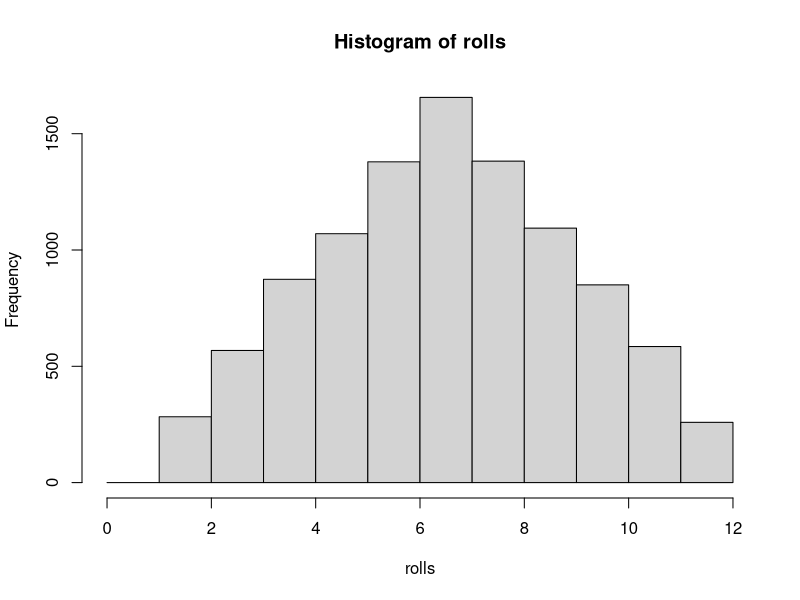
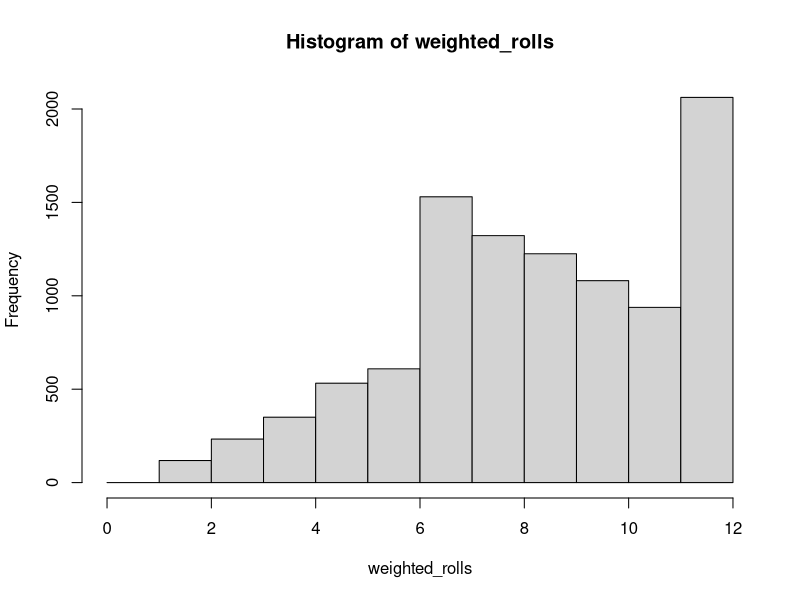

These charts were generated, in order, by the following R code: (Note: this script raises an error after producing the figures.)
## ---- chunk 1
knitr::opts_chunk$set(echo = TRUE)
die <- c(1:6)
## ---- chunk 2
roll <- function(){
  die <- 1:6
  dice <- sample(die, size = 2, replace = T)
  sum(dice)
}
roll()
## ---- chunk 3
roll2 <- function(sides){
  dice <- sample(x = sides, size = 1)
  dice
}
roll2(1:20)
## ---- chunk 4
weighted_roll <- function(){
  die <- 1:6
  dice = sample(die, size = 2 , replace = T, prob = c(1/8,1/8,1/8,1/8,1/8,4/8))
  sum(dice)
}
weighted_roll()
## ---- chunk 5
rolls <- replicate(n = 10000, expr = roll())
hist(x = rolls, breaks = c(0:12))
weighted_rolls <- replicate(n = 10000, expr = weighted_roll())
hist(x = weighted_rolls, breaks = c(0:12))
## ---- chunk 6
sample(1:6, 2, c(1,1,1,1,2,2))
## ---- chunk 7
4.5
is.vector(4.5)
## ---- chunk 8
my_vector <- c(1,"one",TRUE)
my_vector

my_list <- list(1, "one", TRUE)
my_list
## ---- chunk 9
big_list <- list(1:12, "2020", list("january", 2:8))
big_list
## ---- chunk 10
instructor <- list("Ha", 24)
students <- list(list("Alex", 20), list("Dave", 21))
stat385 <- list(instructor, students)
stat385
## ---- chunk 11
big_list[1]

big_list[[1]]
## ---- chunk 12
big_list[[3]]

big_list[[3]][1]
## ---- chunk 13
stat385[[2]][[1]]

stat385[[2]][[1]][[1]]
## ---- chunk 14
stat385[[1]][[2]]
## ---- chunk 15
m <- matrix(data = die, nrow = 2)
m
## ---- chunk 16
m <- matrix(data = die, nrow = 2, byrow = T)
m
## ---- chunk 17
m 

m[1,2]

m [2, 3]

m[1, ]

m[, 3]
## ---- chunk 18
m[1:2,1:2]
## ---- chunk 19
my_array <- array(data = 1:12, dim = c(2,6))
my_array
## ---- chunk 20
my_array <- array(data = 1:12, dim = c(2,2,3))
my_array
## ---- chunk 21
my_array[1,1,1]
my_array[,,1]
my_array[,1,1]
## ---- chunk 22
roll_dice <- function(){
  die <- 1:6
  dice <- sample(die, size = 6, replace = T)
  mean(dice)
}
roll_dice()
## ---- chunk 23
average_dice <- replicate(n = 100000, expr = roll_dice())
hist(x = average_dice, breaks = seq(from = 0, to = 6, by = 0.5))
## ---- chunk 24
roll_two <- function(red, green){
  if(missing(red)){
    red = 6
  }
  if(missing(green)){
    green = 6
  }
  red_die <- 1:red 
  green_die <- 1:green
  red_roll <- sample(red_die, 1)
  green_roll <- sample(green_die, 1)
  out <- list(red_roll, green_roll, red_roll >= green_roll)
  print(out)
}
roll_two()
## ---- chunk 25
instructor <- list("Ha", 24)
students <- list(list("Alex", 20), list("Dave", 21))
stat385 <- list(instructor, students)
stat385
## ---- chunk 26
stat385[[2]][[1]][[2]]
## ---- chunk 27
stat385[[2]][[2]]
## ---- chunk 28
stat385[[1]][[1]]
## ---- chunk 29
m <- matrix(data = 1:16, nrow = 4, byrow = TRUE)
m
## ---- chunk 30
m[1,3]
m[3,2]
m[1, ]
m[ ,3]
sum(m[1,])
mean(m[,3])
